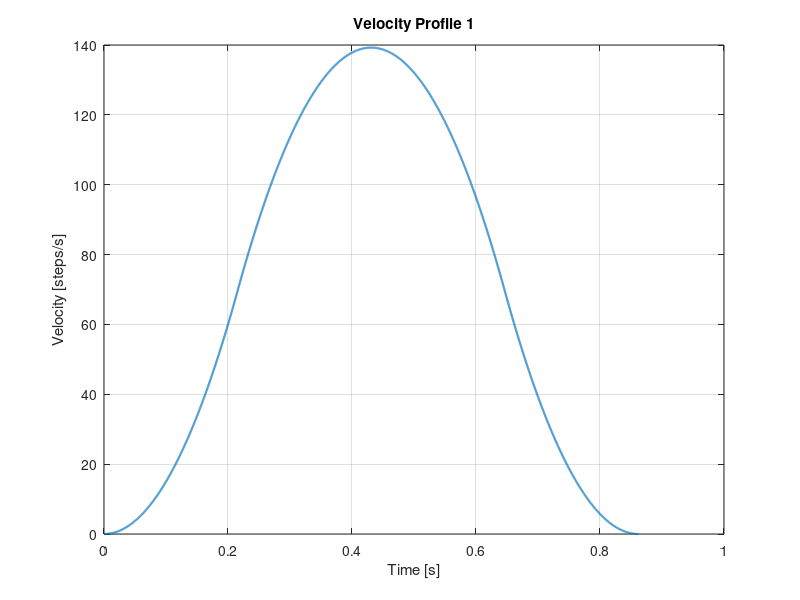
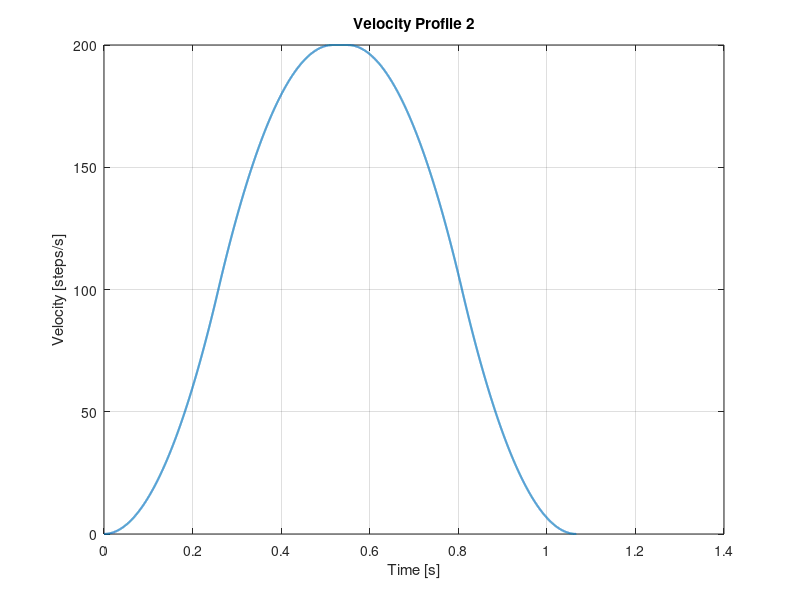

Write MATLAB code to recreate these figures, in order.
vmax = [200,200];%max SPS allowed by stepper and mcu
amax = [2500,2500]; %max SPSPS allowed by stepper and mcu
J = [3000,3000]; %jerk
s = [60,110]; %steps

number_of_profiles = 2;

delay = cell(1,number_of_profiles);

for profile = 1:number_of_profiles 

    va = amax(profile)^2 / J(profile); %max value of speed reached during point-to-point
    sa = 2*amax(profile)^3 / J(profile)^2; %value of stroke if amax reached
    sv_1 = 2*vmax(profile) * sqrt(vmax(profile)/J(profile)); %value of stroke if case 1 and vmax reached 
    sv_2 =  vmax(profile) *((vmax(profile)/amax(profile)) + (amax(profile)/J(profile))); %value of stroke if case 2 and vmax reached 
        
    if(vmax(profile) < va && s(profile) > sa)
        tj = sqrt(vmax(profile)/J(profile));
        tv = s(profile)/vmax(profile);
        ta = tj;
    elseif (vmax(profile) > va && s(profile) < sa)
        tj = (s(profile)/(2*J(profile)))^(1/3);
        ta = tj;
        tv = 2*tj;
    elseif(vmax(profile) < va && s(profile) < sa)
        if (s(profile) > sv_1)
            tj = sqrt(vmax(profile)/J(profile));
            tv = s(profile)/vmax(profile);
            ta = tj;
        else
            tj = (s(profile)/(2*J(profile)))^(1/3);
            ta = tj;
            tv = 2*tj;
        end 
    else
        if (s(profile) > sv_2)
            tj = amax(profile)/J(profile);
            ta = vmax(profile)/amax(profile);
            tv = s(profile)/vmax(profile);
        else
            tj = amax(profile)/J(profile);
            ta = 0.5*(sqrt((4*s(profile)*J(profile)^2 + amax(profile)^3)/(amax(profile)*J(profile)^2)) - amax(profile)/J(profile));
            tv = ta + tj;
        end 
    end
    
    t1 = tj;
    t2 = ta;
    t3 = tj + ta;
    t4 = tv;
    t5 = tj + tv;
    t6 = tv + ta;
    t7 = tv + ta + tj;
    
    a1 = J(profile) * t1;
    v1 = J(profile) * (t1^2) / 2;
    p1 = J(profile) * (t1^3) / 6;
    a2 = a1;
    v2 = v1 + a1 * (t2 - t1);
    p2 = p1 + v1 * (t2 - t1) + a1 * ((t2 - t1)^2) / 2;
    a3 = 0;
    v3 = v2 + a2 * (t3 - t2) - J(profile) * ((t3 - t2)^2) / 2;
    p3 = p2 + v2 * (t3 - t2) + a2 * ((t3 - t2)^2) / 2 - J(profile) * ((t3 - t2)^3) / 6;
    a4 = 0; 
    v4 = v3; 
    p4 = p3 + v3 * (t4 - t3);
    a5 = -a1; 
    v5 = v4 - J(profile) * ((t5 - t4)^2) / 2; 
    p5 = p4 + v4 * (t5 - t4) - J(profile) * ((t5 - t4)^3) / 6;
    a6 = a5; 
    v6 = v5 - amax(profile) * (t6 - t5); 
    p6 = p5 + v5 * (t6 - t5) + a5 * ((t6 - t5)^2) / 2;

    i = 1;  
    k = 0.0001;
    v = NaN(1,round(t7/k));
    p = NaN(1,round(t7/k));

    for  t = 0:k:t7
        if (t >= 0 && t < t1)
            v(i) = J(profile) * (t^2) / 2;
            p(i) = J(profile) * (t^3) / 6;
        elseif (t >= t1 && t < t2)
            v(i) = v1 + a1 * (t - t1);
            p(i) = p1 + v1 * (t - t1) + a1 * ((t - t1)^2) / 2;
        elseif (t>= t2 && t < t3)
            v(i) = v2 + a2 * (t - t2) - J(profile) * ((t - t2)^2) / 2;
            p(i) = p2 + v2 * (t - t2) + a2 * ((t - t2)^2) / 2 - J(profile) * ((t - t2)^3) / 6;
        elseif (t >= t3 && t < t4)
            v(i) = v3;
            p(i) = p3 + v3 * (t - t3);
        elseif (t >= t4 && t < t5)
            v(i) = v4 - J(profile) * ((t - t4)^2) / 2;
            p(i) = p4 + v4 * (t - t4) - J(profile) * ((t - t4)^3) / 6;
        elseif (t >= t5 && t < t6)
            v(i) = v5 - amax(profile) * (t - t5);
            p(i) = p5 + v5 * (t - t5) + a5 * ((t - t5)^2) / 2;
        elseif (t >= t6 && t < t7)
            v(i) = v6 + a6 * (t - t6) + J(profile) * ((t - t6)^2) / 2;
            p(i) = p6 + v6 * (t - t6) + a6 * ((t - t6)^2) / 2 + J(profile) * ((t - t6)^3) / 6;
        end
        i = i + 1;
    end

    t_vec = linspace(0, t7, length(v));

    % Plot velocity for the current profile
    figure(profile);
    plot(t_vec, v, 'LineWidth', 1.5);
    title(sprintf('Velocity Profile %d', profile));
    xlabel('Time [s]');
    ylabel('Velocity [steps/s]');
    grid on;
    
end
